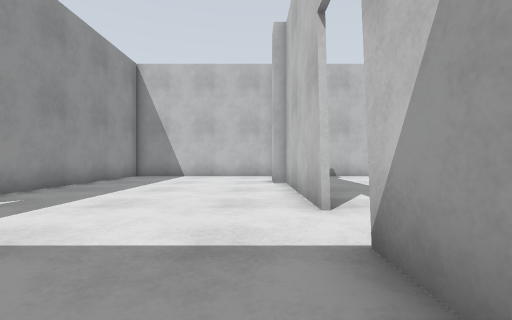
view 1 (above)

24 first-person views from a walk through a robot-simulator world made for Gazebo. The camera is 0.72 m above the floor, looks level and sees 90° across. The floor is counted in squares, 1 m on a side. Each view is taken from the middle of a square. On the plan, view 1 faces up. The plan holds only what a view shows up to about 9 squares ahead; the rest is blank.

view 2
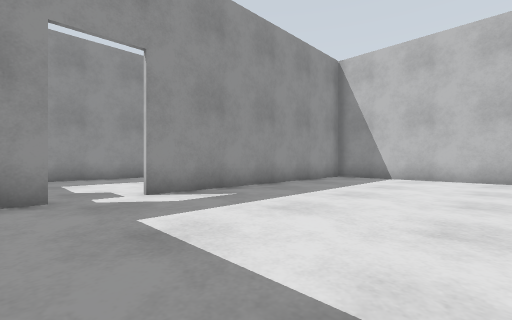

view 3
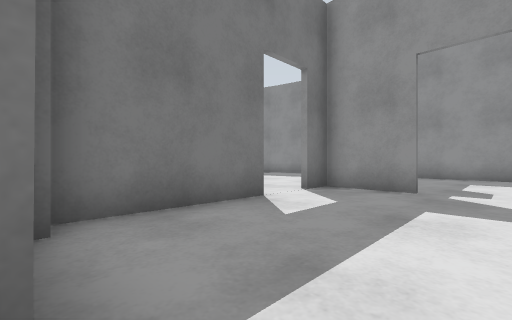

view 4
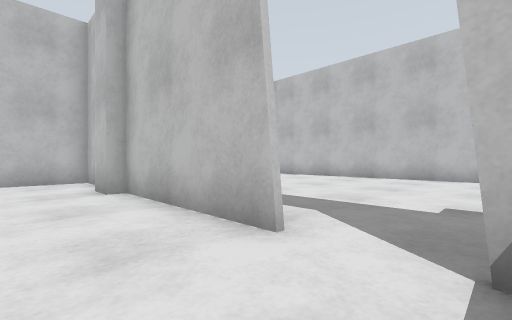

view 5
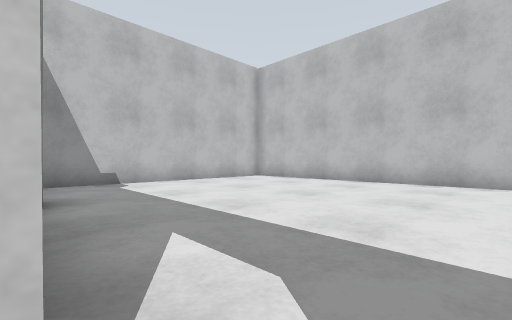

view 6
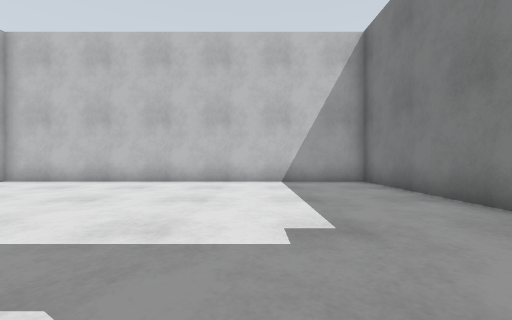

view 7
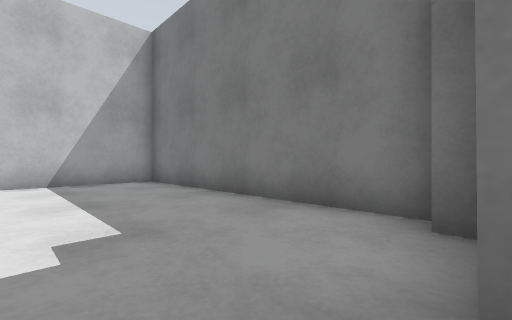

view 8
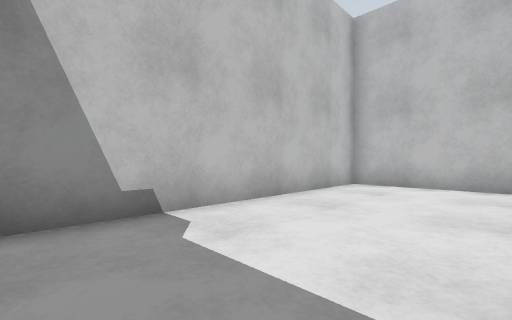

view 9
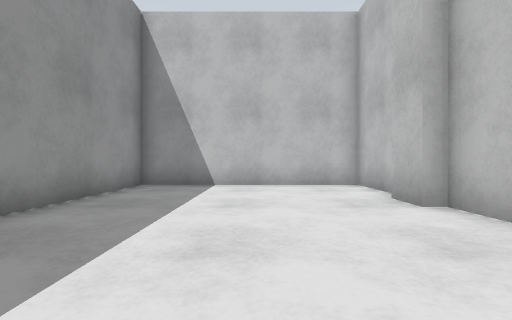

view 10
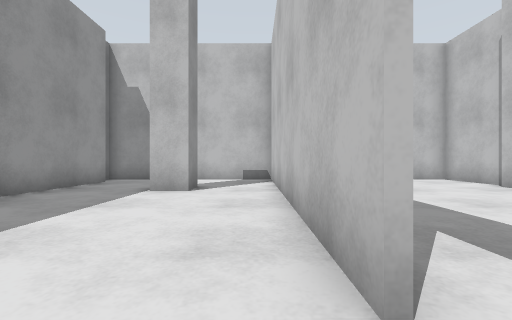

view 11
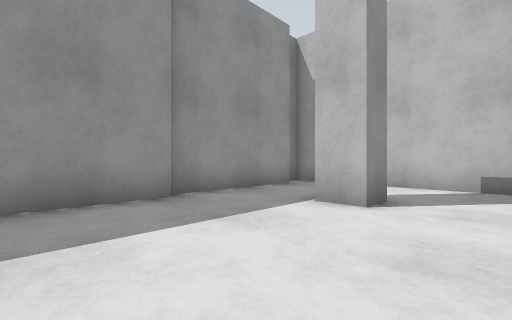

view 12
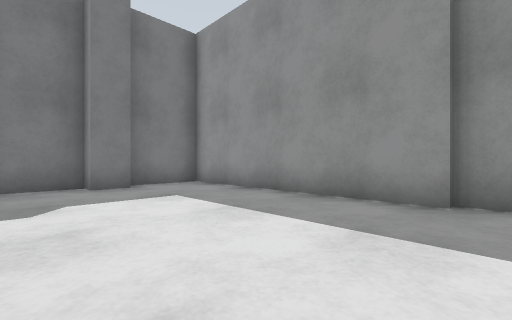

view 13
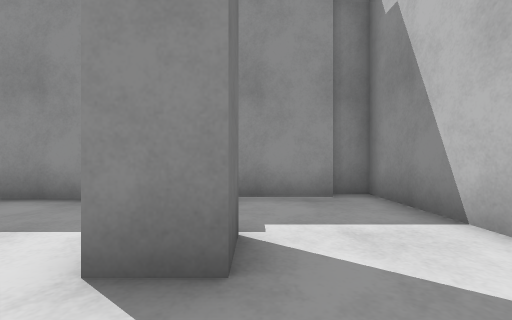

view 14
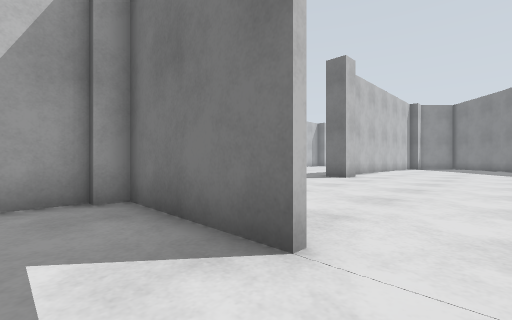

view 15
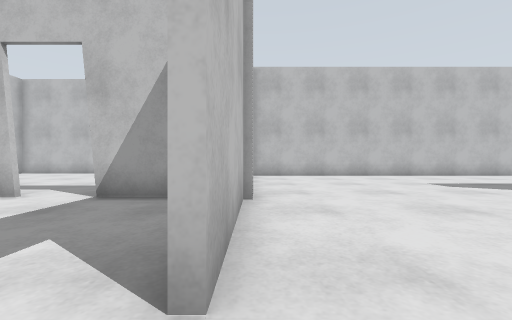

view 16
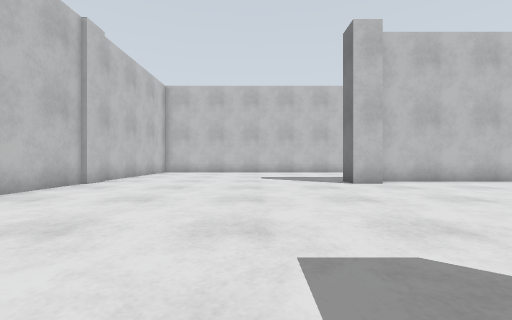

view 17
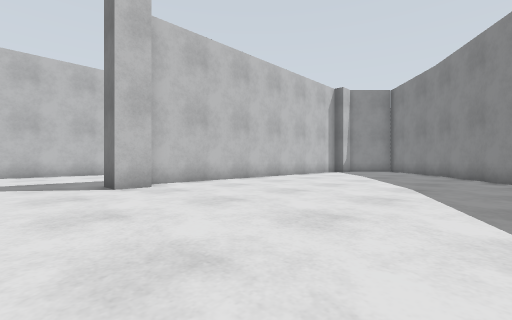

view 18
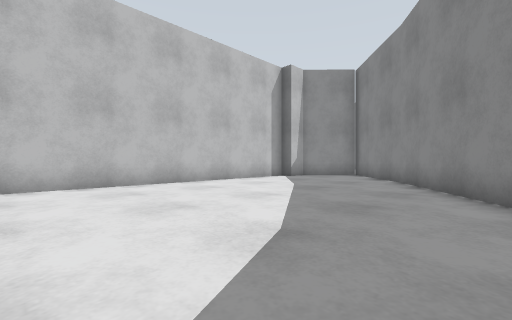

view 19
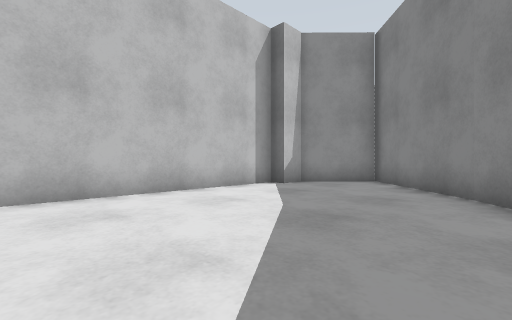

view 20
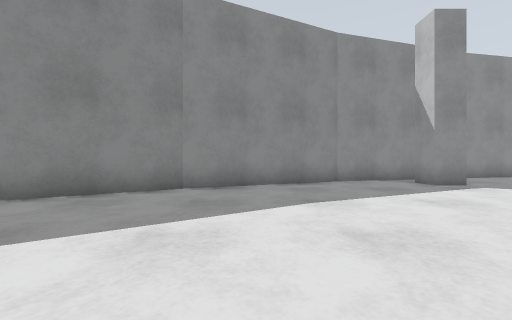

view 21
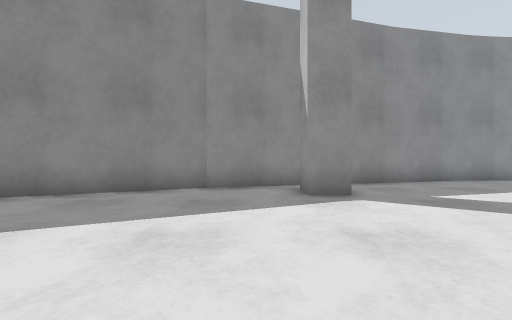

view 22
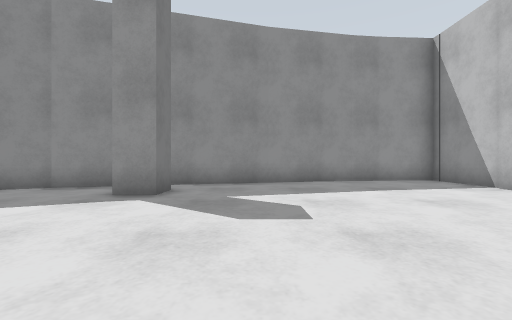

view 23
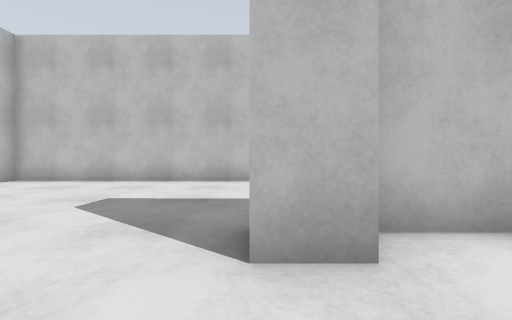

view 24
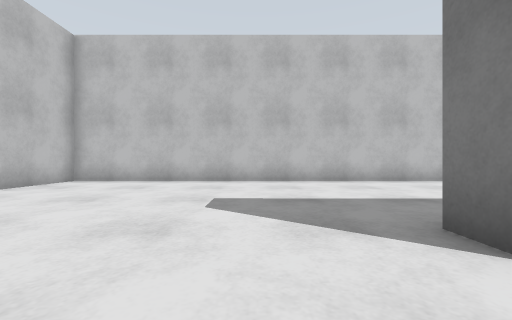

### Floor plan
Ten units are one square. View 1 is at (0, 0); x grows to the right and y downward. Boxes are objects, and circles mark ways between rooms. Rooms are numbered by the first view taken in them; rooms with no view inside come last. Other rooms are left out.
<svg viewBox="-119 -119 219 363">
<path fill="none" stroke="#000" d="M9 -36 9 -79M6 -79 6 -89M-53 -16 -53 6M9 -91 9 -114 -53 -114 -53 -31M-29 6 8 6 8 0M9 1 9 -22M8 0 16 0M16 6 95 6 95 -114 18 -114M-107 -64 -107 9M-85 -88 -76 -88 -76 -79 -85 -79M-54 -31 -54 -110M-110 -105 -110 -62M-60 -114 -114 -114 -114 -106M-85 0 -76 0 -76 6 -60 6M-108 6 -85 6M77 134 77 8 51 8M8 99 8 90 18 90M-86 122 -64 168 -35 210 -8 239 9 222 9 212 15 212 15 101M-81 90 -72 90 -72 99 -82 99M20 8 -29 8M-102 65 -86 123M-80 8 -110 8 -110 28M-110 27 -102 66"/>
<circle cx="10" cy="-30" r="3" fill="#2a7"/>
<circle cx="-50" cy="-25" r="3" fill="#2a7"/>
<circle cx="-35" cy="10" r="3" fill="#2a7"/>
<text x="-20" y="-50">1</text>
<text x="50" y="-50">2</text>
<text x="-80" y="-60">3</text>
<text x="30" y="160">4</text>
</svg>
Room 1 opens to room 2. Room 1 opens to room 3. Room 1 opens to room 4.

Where each view was taken, in squares from view 1:
view 1: 0 up, 0 right, facing up
view 2: 1 up, 0 right, facing up-left
view 3: 3 up, 1 right, facing down-left
view 4: 2 up, 1 left, facing up-right
view 5: 3 up, 1 right, facing up-right
view 6: 3 up, 1 right, facing right
view 7: 3 up, 1 right, facing down-right
view 8: 8 up, 2 right, facing up-right
view 9: 4 up, 2 left, facing up
view 10: 2 up, 6 left, facing up
view 11: 4 up, 6 left, facing up-left
view 12: 7 up, 6 left, facing down-left
view 13: 9 up, 6 left, facing left
view 14: 1 up, 4 left, facing down-right
view 15: 1 down, 4 left, facing right
view 16: 6 down, 7 left, facing right
view 17: 7 down, 6 left, facing down-right
view 18: 12 down, 6 left, facing down-right
view 19: 15 down, 4 left, facing down-right
view 20: 15 down, 0 right, facing left
view 21: 11 down, 2 left, facing left
view 22: 7 down, 2 left, facing left
view 23: 9 down, 1 left, facing right
view 24: 7 down, 1 left, facing right
